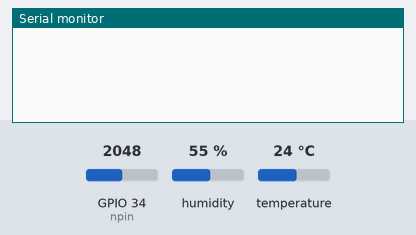
The sketch below on a simulated ESP32. Parts: the last lines printed to the serial monitor. The test bench sets the inputs (shaded band); at power-on: humidity 55 %, GPIO 34 (npin) = 2048, temperature 24 °C.

Above: at 2.7 s.
2.8 s: humidity set to 22 %
At 7.9 s:
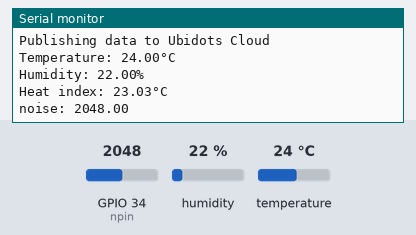
10.3 s: GPIO 34 (npin) set to 2866
At 12.1 s:
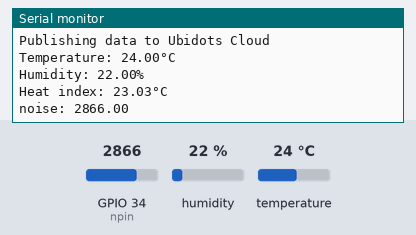
17.8 s: temperature set to 12 °C
At 22.8 s:
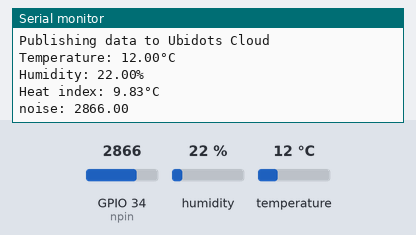
25.3 s: GPIO 34 (npin) set to 3603
At 26.9 s:
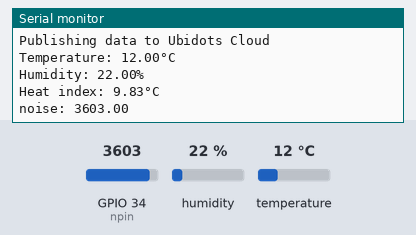
32.8 s: humidity set to 40 %
At 37.7 s:
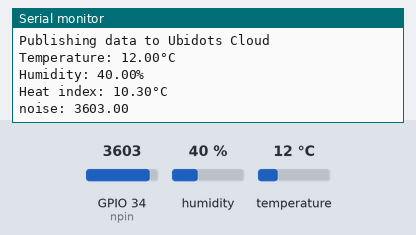
Timing chart, 0 to 39.2 s (numbered marks = the images above; inputs shaded):
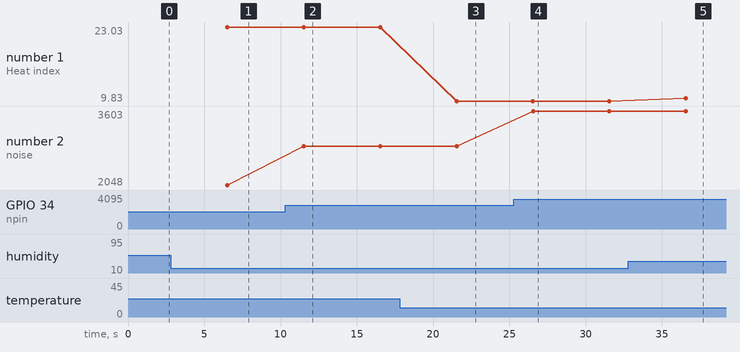

The sketch:

thn.ino
```cpp
#include "DHT.h"
#include <WiFi.h>
#include <PubSubClient.h>
#include "UbidotsEsp32Mqtt.h"

const char *UBIDOTS_TOKEN = "BBUS-JXaJGPPs6nxpIOdHtkEAy0aKiiWuD3";
const char *WIFI_SSID = "sumire";
const char *WIFI_PASS = "qqqqqqqq";
const char *DEVICE_LABEL = "BEEWISE";
const char *VARIABLE_LABEL_T = "tsense";
const char *VARIABLE_LABEL_H = "hsense";
const char *VARIABLE_LABEL_N = "nsense";
const char *VARIABLE_LABEL_W = "wsense";
const unsigned long PUBLISH_FREQUENCY = 5000;

unsigned long timer;
uint8_t tpin = 27;
#define hpin 4
#define DHTTYPE DHT22
uint8_t npin = 34;
uint8_t wpin = 2;

Ubidots ubidots(UBIDOTS_TOKEN);
DHT dht(hpin, DHTTYPE);

void callback(char *topic, byte *payload, unsigned int length)
{
  Serial.print("Message arrived [");
  Serial.print(topic);
  Serial.print("] ");
  for (int i = 0; i < length; i++)
  {
    Serial.print((char)payload[i]);
  }
  Serial.println();
}

void setup()
{
  Serial.begin(115200);
  ubidots.connectToWifi(WIFI_SSID, WIFI_PASS);
  ubidots.setCallback(callback);
  ubidots.setup();
  ubidots.reconnect();
  dht.begin();

  timer = millis();
}

void loop()
{
  if (!ubidots.connected())
  {
    ubidots.reconnect();
  }
  if (millis() - timer >= PUBLISH_FREQUENCY)
  {
    float humid = dht.readHumidity();
    float temp = dht.readTemperature();
    float hic = dht.computeHeatIndex(temp, humid, false);
    Serial.println("Publishing data to Ubidots Cloud");
      Serial.print(F("Temperature: "));
      Serial.print(temp);
      Serial.println(F("°C "));
      Serial.print(F("Humidity: "));
      Serial.print(humid);
      Serial.println(F("%"));
      Serial.print(F("Heat index: "));
      Serial.print(hic);
      Serial.println(F("°C "));
    ubidots.add(VARIABLE_LABEL_T, temp);
    ubidots.publish(DEVICE_LABEL);
    ubidots.add(VARIABLE_LABEL_H, humid);
    ubidots.publish(DEVICE_LABEL);
    float nfreq = analogRead(npin);
    ubidots.add(VARIABLE_LABEL_N, nfreq);
    ubidots.publish(DEVICE_LABEL);

    Serial.print("noise: ");
    Serial.println(nfreq);
    timer = millis();
  }
  ubidots.loop();
}
```

Measured:
- after the input at 2.8 s, the serial monitor: prints a new line after 3.7 s (image 1)
- after the input at 10.3 s, the serial monitor: prints a new line after 1.2 s (image 2)
- after the input at 17.8 s, the serial monitor: prints a new line after 3.7 s (image 3)
- after the input at 25.3 s, the serial monitor: prints a new line after 1.3 s (image 4)
- after the input at 32.8 s, the serial monitor: prints a new line after 3.8 s (image 5)
- plotted number 1: 23.03 → 9.83 after the input at 17.8 s, 9.83 → 10.3 after the input at 32.8 s
- plotted number 2: 2048 → 2866 after the input at 10.3 s, 2866 → 3603 after the input at 25.3 s
